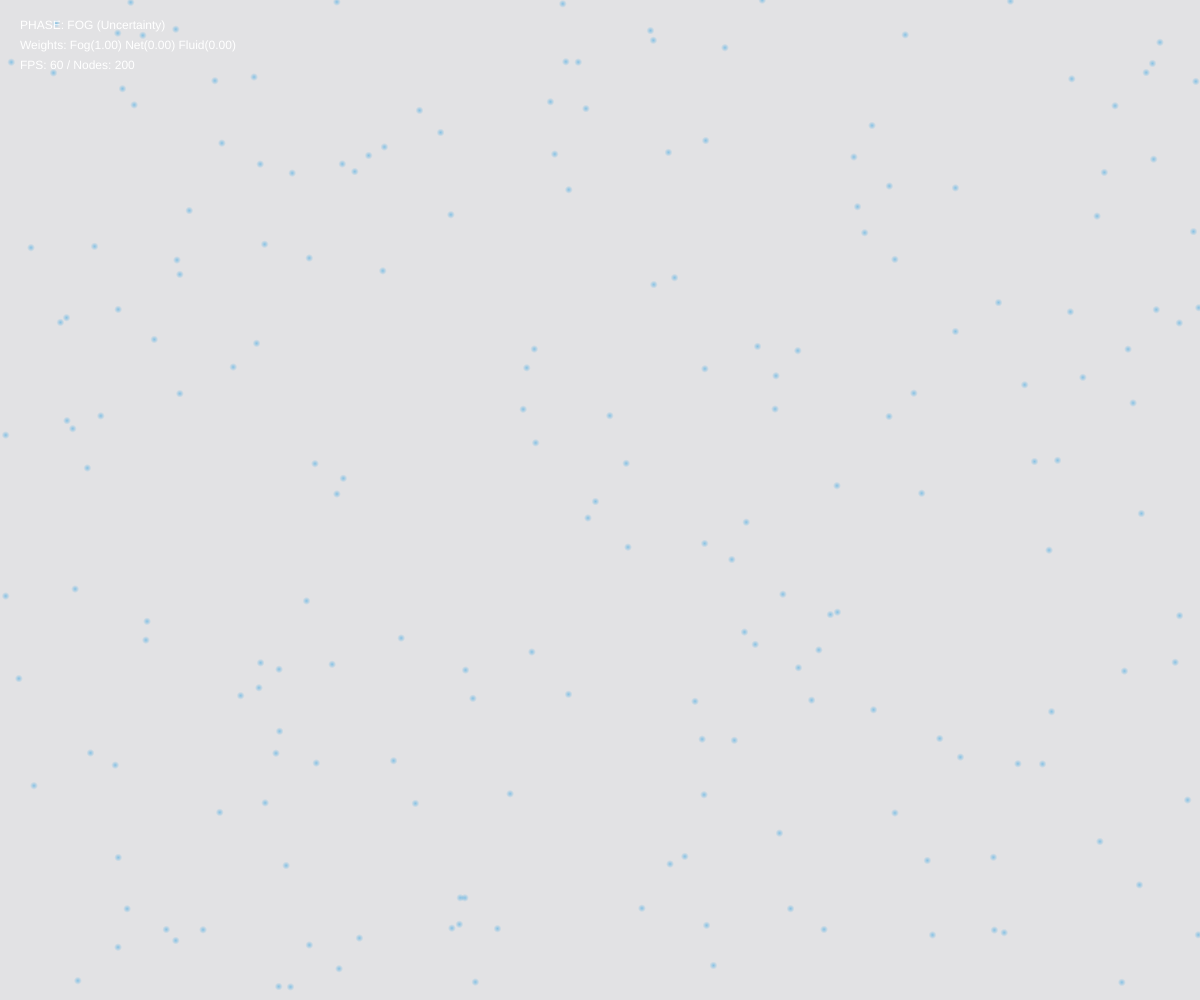
Frame 1 (no input)
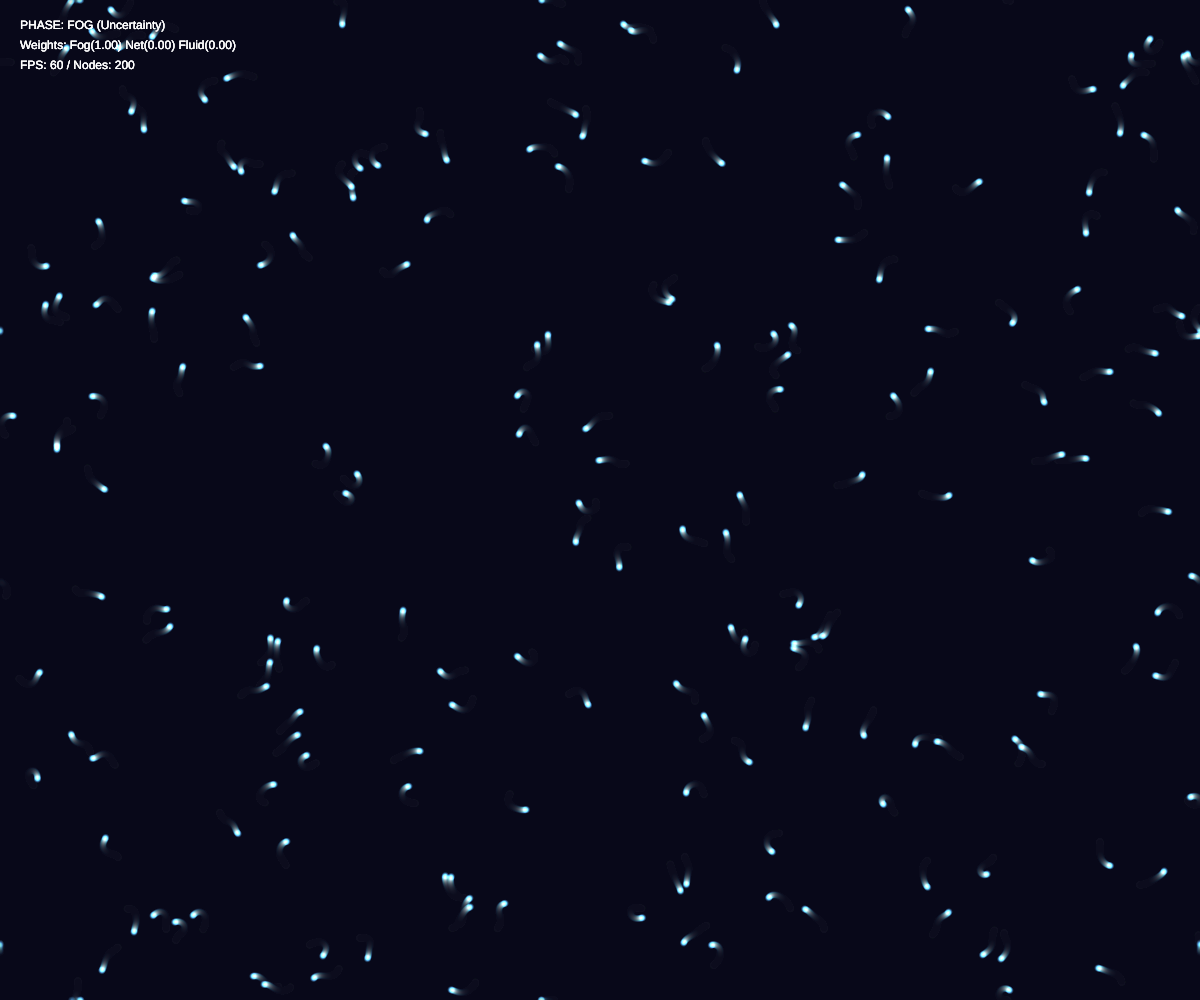
Frame 60 (no input)
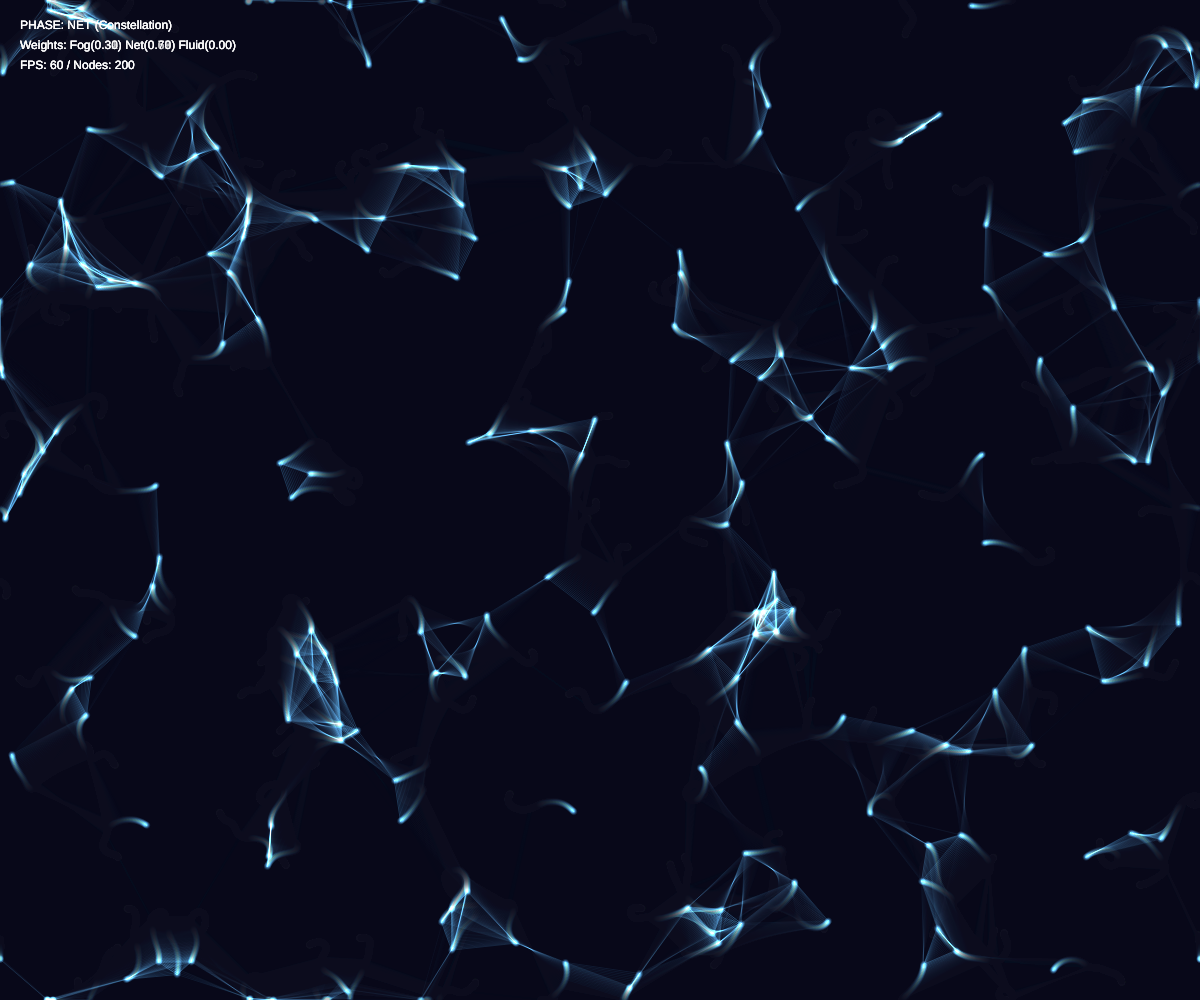
Frame 120 (the mouse pressed at the canvas centre since frame 60)

The p5.js sketch that drew these frames (run headless with seeded random() and noise() and a simulated clock; from frame 60 on, the mouse is pressed at the canvas centre):

// p5.js sketch
// ── sketch.js
/**
 * v0.3 The Resonant Topography (Scalable Architecture)
 * * - Spatial Hash (Uniform Grid) for O(N) neighbor lookup
 * - Separation of Physics (Update) and Rendering
 * - Continuous State Blending (Fog <-> Net <-> Fluid)
 */

// --- CONFIGURATION ---
const CONFIG = {
  // System
  nodeCount: 200,          // ノード数 (Grid実装により増量可)
  gridCellSize: 120,       // 空間分割のセルサイズ (connectionDist以上に設定)
  
  // Physics: FOG
  fog: {
    maxSpeed: 0.5,
    noiseScale: 0.005,
    noiseStrength: 0.5
  },

  // Physics: NET (Constellation)
  net: {
    connectionDist: 100,   // 線をつなぐ距離
    attractForce: 0.008,   // 引き合う力 (構造化)
    repelForce: 0.15,      // 反発する力 (島化・潰れ防止)
    repelRadius: 40,       // 反発が発生する距離
    drag: 0.90             // 減衰 (構造を安定させる)
  },

  // Physics: FLUID (Cenote)
  fluid: {
    maxSpeed: 4.0,
    centerGravity: 0.02,   // 中心への引力
    vortexStrength: 0.08,  // 回転力
    flowNoise: 0.2,        // 流体の乱れ
    drag: 0.96             // 滑らかな動き
  },

  // Visuals
  colors: {
    base: [100, 200, 255], // R, G, B
  },
  transitionSpeed: 0.02    // 状態遷移の滑らかさ
};

// --- GLOBAL VARIABLES ---
let nodes = [];
let grid;
let sceneManager;
let glowTexture;
let fluidProfile = {
  gravitySign: 1,      // +1: 吸引, -1: 斥力
  gravityScale: 10.0,   // 強さの倍率
};


function setup() {
  createCanvas(windowWidth, windowHeight);
  
  // 1. Initialize Managers
  sceneManager = new SceneManager();
  grid = new UniformGrid(width, height, CONFIG.gridCellSize);
  
  // 2. Precompute Assets
  glowTexture = createGlowTexture(32);
  
  // 3. Spawn Nodes
  for (let i = 0; i < CONFIG.nodeCount; i++) {
    nodes.push(new Node(random(width), random(height), i));
  }
}

function draw() {
  // 1. Update State (Time & Weights)
  sceneManager.update();

  // 2. Physics Step
  // Clear & Rebuild Grid for efficient neighbor lookup
  grid.clear();
  for (let node of nodes) grid.insert(node);

  // Apply Forces & Integration
  let weights = sceneManager.getWeights();
  for (let node of nodes) {
    node.resetForces();
    node.applyBehaviors(nodes, grid, weights);
    node.updatePhysics(weights);
  }

  // 3. Render Step
  // Background with trails based on Fluid weight
  let bgAlpha = lerp(30, 5, weights.fluid); 
  background(10, 15, 25, bgAlpha);

  blendMode(ADD);
  
  // Render Lines & Particles
  // (Pass weights to render function to blend styles)
  renderScene(nodes, grid, weights);
  
  blendMode(BLEND);
  
  // 4. UI
  sceneManager.displayDebug();
}

function mousePressed() {
  sceneManager.cyclePhase();
}

function windowResized() {
  resizeCanvas(windowWidth, windowHeight);
  grid = new UniformGrid(width, height, CONFIG.gridCellSize);
}

// ==========================================
// CLASS: SCENE MANAGER (State Machine)
// ==========================================
class SceneManager {
  constructor() {
    this.targetPhase = 0; // 0:Fog, 1:Net, 2:Fluid
    this.currentT = 0;    // Continuous time 0.0 -> 2.0
    this.weights = { fog: 1, net: 0, fluid: 0 };
    this.dir = 1;         // Direction of transition
  }

  cyclePhase() {
    // Logic: 0 -> 1 -> 2 -> 1 -> 0 ...
    if (this.targetPhase === 0) this.dir = 1;
    if (this.targetPhase === 2) this.dir = -1;
    
    this.targetPhase += this.dir;
    this.targetPhase = constrain(this.targetPhase, 0, 2);
    
    this.onPhaseChanged(this.targetPhase);
  }

  onPhaseChanged(phase) {
        // Fluid に入る or 出る瞬間だけ重力を変える
    if (phase === 2 || phase === 1) {
      randomizeFluidProfile();
    }
  }
  
  update() {
    // Smooth transition
    this.currentT = lerp(this.currentT, this.targetPhase, CONFIG.transitionSpeed);
    
    // Calculate weights based on T
    // Fog: 1.0 at T=0, 0.0 at T=1
    this.weights.fog = constrain(1.0 - this.currentT, 0, 1);
    
    // Net: 0.0 at T=0, 1.0 at T=1, 0.0 at T=2
    this.weights.net = 1.0 - abs(this.currentT - 1.0);
    this.weights.net = constrain(this.weights.net, 0, 1);
    
    // Fluid: 0.0 at T=1, 1.0 at T=2
    this.weights.fluid = constrain(this.currentT - 1.0, 0, 1);
  }

  getWeights() {
    return this.weights;
  }

  displayDebug() {
    fill(255); noStroke(); textAlign(LEFT, TOP); textSize(12);
    let phaseName = ["FOG (Uncertainty)", "NET (Constellation)", "FLUID (Cenote)"];
    let idx = round(this.targetPhase);
    text(`PHASE: ${phaseName[idx]}`, 20, 20);
    text(`Weights: Fog(${this.weights.fog.toFixed(2)}) Net(${this.weights.net.toFixed(2)}) Fluid(${this.weights.fluid.toFixed(2)})`, 20, 40);
    text(`FPS: ${frameRate().toFixed(0)} / Nodes: ${nodes.length}`, 20, 60);
  }
}

// ==========================================
// CLASS: SPATIAL HASH (Uniform Grid)
// ==========================================
class UniformGrid {
  constructor(w, h, size) {
    this.cellSize = size;
    this.cols = ceil(w / size);
    this.rows = ceil(h / size);
    this.cells = new Array(this.cols * this.rows).fill(null).map(() => []);
  }

  clear() {
    for (let i = 0; i < this.cells.length; i++) {
      this.cells[i].length = 0; // 高速な配列クリア
    }
  }

  insert(node) {
    let col = floor(node.pos.x / this.cellSize);
    let row = floor(node.pos.y / this.cellSize);
    // 画面外ガード
    if (col >= 0 && col < this.cols && row >= 0 && row < this.rows) {
      this.cells[col + row * this.cols].push(node);
    }
  }

  // 近傍セル内のノードリストを返す
  query(node) {
    let col = floor(node.pos.x / this.cellSize);
    let row = floor(node.pos.y / this.cellSize);
    let results = [];

    // 隣接9セルをチェック
    for (let i = -1; i <= 1; i++) {
      for (let j = -1; j <= 1; j++) {
        let c = col + i;
        let r = row + j;
        if (c >= 0 && c < this.cols && r >= 0 && r < this.rows) {
          let cellNodes = this.cells[c + r * this.cols];
          for (let n of cellNodes) {
            results.push(n);
          }
        }
      }
    }
    return results;
  }
}

// ==========================================
// CLASS: NODE (Data & Physics)
// ==========================================
class Node {
  constructor(x, y, id) {
    this.pos = createVector(x, y);
    this.vel = p5.Vector.random2D().mult(0.5);
    this.acc = createVector(0, 0);
    this.mass = random(0.8, 1.2);
    this.id = id;
    this.dataSlot = null; // 将来の言語データ用
  }

  resetForces() {
    this.acc.mult(0);
  }

  applyBehaviors(allNodes, grid, w) {
    // 1. FOG Forces (Noise)
    if (w.fog > 0.01) {
      let noiseVal = noise(this.pos.x * CONFIG.fog.noiseScale, this.pos.y * CONFIG.fog.noiseScale, frameCount * 0.005);
      let angle = noiseVal * TWO_PI * 4;
      let fogForce = p5.Vector.fromAngle(angle).mult(CONFIG.fog.noiseStrength * w.fog);
      this.acc.add(fogForce);
    }

    // 2. NET Forces (Local Interaction via Grid)
    if (w.net > 0.01 || w.fluid > 0.01) { // Fluidでも近傍反発は少し残すと綺麗
      // Gridを使って近傍のみ取得 (O(N) order)
      let neighbors = grid.query(this);
      
      for (let other of neighbors) {
        if (other === this) continue;
        
        let d = p5.Vector.dist(this.pos, other.pos);
        
        // 距離チェック
        if (d > 0 && d < CONFIG.net.connectionDist) {
          let dir = p5.Vector.sub(other.pos, this.pos).normalize();

          // A. Attraction (引力) - Netのみ
          // Fluid時は引力を切る（溶ける表現）
          if (w.net > 0.01) {
            let attractStr = map(d, 0, CONFIG.net.connectionDist, 1, 0);
            this.acc.add(dir.copy().mult(attractStr * CONFIG.net.attractForce * w.net));
          }

          // B. Separation (反発) - Net & Fluid (島化・潰れ防止)
          // 近すぎるときだけ強く反発
          if (d < CONFIG.net.repelRadius) {
            let repelStr = map(d, 0, CONFIG.net.repelRadius, 1, 0);
            // Fluid時は少し反発を弱めて「融合」させる
            let fluidFactor = (1.0 - w.fluid * 0.5); 
            this.acc.add(dir.copy().mult(-1 * repelStr * CONFIG.net.repelForce * w.net * fluidFactor));
          }
        }
      }
    }

    // 3. FLUID Forces (Global Vortex)
    if (w.fluid > 0.01) {
      let center = createVector(width/2, height/2);
      let dirToCenter = p5.Vector.sub(center, this.pos).normalize();
      
      // 中心への引力
      this.acc.add(
        dirToCenter.copy().mult(
          CONFIG.fluid.centerGravity * 
          w.fluid *
          fluidProfile.gravitySign *
          fluidProfile.gravityScale
        )
      );
      
      // 回転力 (Spiral)
      let spiralDir = createVector(-dirToCenter.y, dirToCenter.x);
      this.acc.add(spiralDir.mult(CONFIG.fluid.vortexStrength * w.fluid));
      
      // カオス (Flow Noise)
      let fluidNoise = noise(this.pos.x * 0.01, this.pos.y * 0.01, frameCount * 0.01);
      let noiseDir = p5.Vector.fromAngle(fluidNoise * TWO_PI).mult(CONFIG.fluid.flowNoise * w.fluid);
      this.acc.add(noiseDir);
    }
  }

  updatePhysics(w) {
    // 状態に応じた摩擦(Drag)と速度制限のブレンド
    let drag = 1.0;
    let maxSpeed = 1.0;

    // 単純な lerp ではなく、優勢なモードの影響を受ける
    if (w.fog > 0.5) { maxSpeed = CONFIG.fog.maxSpeed; }
    
    // Net: 強い摩擦で構造を安定させる
    if (w.net > 0.5) { 
      drag = CONFIG.net.drag; 
      maxSpeed = 2.0; 
    }
    
    // Fluid: 摩擦を減らして滑らかに流す
    if (w.fluid > 0.5) { 
      drag = CONFIG.fluid.drag; 
      maxSpeed = CONFIG.fluid.maxSpeed; 
    }

    this.vel.add(this.acc);
    this.vel.mult(drag);
    this.vel.limit(maxSpeed);
    this.pos.add(this.vel);
    
    this.wrapEdges();
  }

  wrapEdges() {
    if (this.pos.x < 0) this.pos.x = width;
    if (this.pos.x > width) this.pos.x = 0;
    if (this.pos.y < 0) this.pos.y = height;
    if (this.pos.y > height) this.pos.y = 0;
  }
}

// ==========================================
// RENDER FUNCTION (Visuals Only)
// ==========================================
function renderScene(nodes, grid, w) {
  // 1. Draw Connections (NET Phase)
  if (w.net > 0.01) {
    strokeWeight(1);
    // 高速化のため、描画も Grid を使用する
    // ただし描画は重複しても問題ないので、全ノード走査でOKだが
    // Grid近傍のみチェックすることで描画負荷を下げる
    
    for (let node of nodes) {
      let neighbors = grid.query(node);
      for (let other of neighbors) {
        if (node.id > other.id) continue; // 重複描画防止 (ID大小比較)
        
        let d = dist(node.pos.x, node.pos.y, other.pos.x, other.pos.y);
        
        // Fluidへ移行するとき、距離閾値を小さくして「溶ける」表現にする
        let dynamicDist = CONFIG.net.connectionDist * (1.0 - w.fluid * 0.8);

        if (d < dynamicDist) {
          let alpha = map(d, 0, dynamicDist, 150, 0);
          // w.net で全体の透明度制御
          stroke(CONFIG.colors.base[0], CONFIG.colors.base[1], CONFIG.colors.base[2], alpha * w.net);
          line(node.pos.x, node.pos.y, other.pos.x, other.pos.y);
        }
      }
    }
  }

  // 2. Draw Particles
  noStroke();
  imageMode(CENTER);
  
  for (let node of nodes) {
    // Size & Alpha blend based on state
    // Fog: small, dim
    // Net: sharp, bright
    // Fluid: large, soft (Metaball effect via additive blend)
    
    let size = 8;
    let alpha = 150;
    
    if (w.fluid > 0.01) {
      size = lerp(8, 24, w.fluid); // Fluidで巨大化
      alpha = lerp(150, 80, w.fluid); // 透明度を下げて重ねる
    }
    
    tint(CONFIG.colors.base[0], CONFIG.colors.base[1], CONFIG.colors.base[2], alpha);
    image(glowTexture, node.pos.x, node.pos.y, size, size);
  }
}

// Helper: Glow Texture Generation
function createGlowTexture(s) {
  let img = createImage(s, s);
  img.loadPixels();
  for (let x = 0; x < s; x++) {
    for (let y = 0; y < s; y++) {
      let d = dist(x, y, s/2, s/2);
      let c = map(d, 0, s/2, 255, 0);
      let idx = (x + y * s) * 4;
      img.pixels[idx] = 255; 
      img.pixels[idx+1] = 255; 
      img.pixels[idx+2] = 255;
      img.pixels[idx+3] = constrain(c, 0, 255);
    }
  }
  img.updatePixels();
  return img;
}

// Utility
function randomizeFluidProfile() {
  if (random() < 0.1) {
    fluidProfile.gravitySign = -1;
    fluidProfile.gravityScale = random(2, 8);
    console.log("🔥 FLUID PROFILE: STRONG REPULSION", fluidProfile);
  } else {
    fluidProfile.gravitySign = 1;
    fluidProfile.gravityScale = random(0.7, 1.3);
    console.log("🌀 FLUID PROFILE: ATTRACT", fluidProfile);
  }
}
// ── style.css
html, body {
  margin: 0;
  padding: 0;
  overflow: hidden;
  background: #000;
}
canvas { display: block; }
